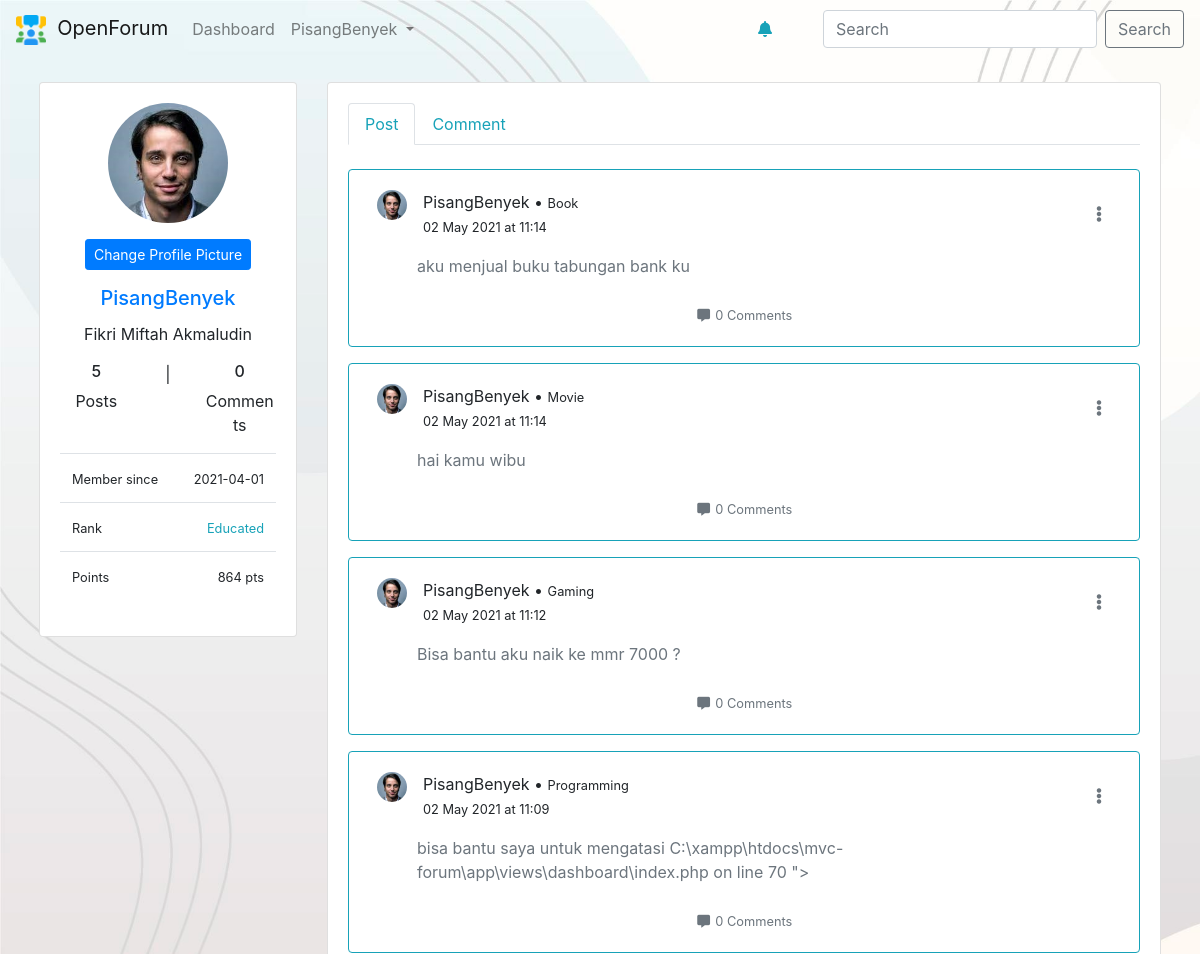
Page /profile (signed in, upper part) on the earlier database version.
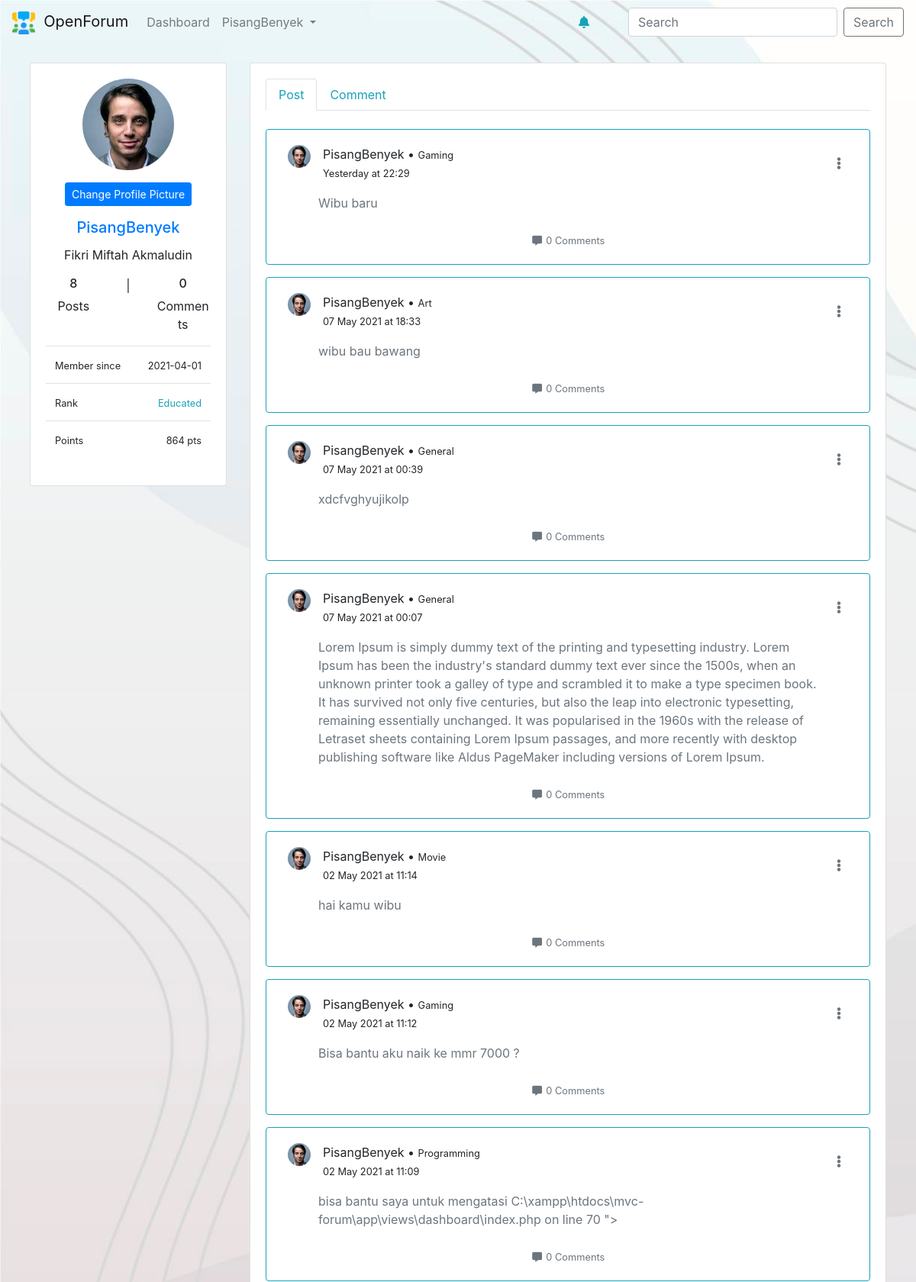
Same page on the later database version.
### tables this page shows
CREATE TABLE `users` (
  `id` int(11) NOT NULL,
  `fullname` varchar(100) NOT NULL,
  `username` varchar(100) NOT NULL,
  `email` varchar(100) NOT NULL,
  `password` varchar(255) NOT NULL,
  `photo` varchar(100) NOT NULL DEFAULT 'user.png',
  `register_date` date NOT NULL DEFAULT current_timestamp(),
  `rank` enum('Newbie','Helper','Ambitious','Educated','Expert','Professional','Genius') NOT NULL DEFAULT 'Newbie',
  `points` int(11) NOT NULL DEFAULT 0
);

CREATE TABLE `posts` (
  `id` int(11) NOT NULL,
  `owner` int(11) NOT NULL,
  `content` mediumtext NOT NULL,
  `category` varchar(25) NOT NULL DEFAULT 'General',
  `time_posted` datetime NOT NULL DEFAULT current_timestamp()
);

### app/core/Controller.php (called while the page is built, shortened)
<?php
class Controller{
	public function view($view, $data = [])
	{
		require_once '../app/views/' . $view . '.php' ;
	}
	public function model($model)
	{
		return new $model;
	}
}

### app/controllers/Profile.php (called while the page is built, shortened)
<?php
class Profile extends Controller {
	public function index()
	{
		$data['user'] = $this->model('User_model')->getUserData($_SESSION['UserLoggedIn']);
		$data['totalComment'] = $this->model('Comment_model')->countMyComments($data['user']['id']);
		$data['userPost'] = $this->model('Post_model')->getPostFromThisUser($data['user']['id']);
		$data['postCount'] = $this->model('Post_model')->countPostFromThisUser($data['user']['id']);
		for ($i=0; $i < $data['postCount'] ; $i++) {
			$timeConvert = $this->model('Post_model')->convertTime($data['userPost'][$i]['time_posted']);
			$commentCount = $this->model('Comment_model')->commentCount($data['userPost'][$i]['id']);
			$data['userPost'][$i]['comments'] = $commentCount;
			$data['userPost'][$i]['date'] = $timeConvert['date'];
			$data['userPost'][$i]['hour'] = $timeConvert['hour'];
		}
		$data['myComments'] = $this->model('Comment_model')->getAllMyComments($data['user']['id']);
		$data['ntf'] = $this->model('Notification_model')->notificationLoader($data['user']['id']);
		$data['ntfCount'] = $this->model('Notification_model')->notificationCount($data['user']['id']);
		$data['title'] = "Profile";
		$this->view('template/header',$data);
		$this->view('template/nav-inside',$data);
		$this->view('template/profile-left-panel',$data);
		$this->view('profile/index',$data);
	}
}

### app/core/App.php (called while the page is built, shortened)
<?php
class App{
	protected $method = 'index';
	protected $params = [];
	public function __construct()
	{
		$this->controller = new $this->controller;
		call_user_func_array([$this->controller, $this->method], $this->params);
	}
}

### public/index.php (called while the page is built, shortened)
<?php
$app = new App;

### app/core/Database.php (called while the page is built, shortened)
<?php
class Database {
    private $host = DB_HOST;
    private $user = DB_USER;
    private $pass = DB_PASS;
    private $db_name = DB_NAME;
    private $dbh;
    private $stmt;
    public function __construct()
    {
        $dsn = 'mysql:host=' . $this->host . ';dbname=' . $this->db_name;
        $option = [
            PDO::ATTR_PERSISTENT => true,
            PDO::ATTR_ERRMODE => PDO::ERRMODE_EXCEPTION
        ];
        try {
            $this->dbh = new PDO($dsn, $this->user, $this->pass, $option);
        } catch(PDOException $e) {
            die($e->getMessage());
        }
    }
    public function query($query)
    {
        $this->stmt = $this->dbh->prepare($query);
    }
    public function bind($param, $value, $type = null)
    {
        if( is_null($type) ) {
            switch( true ) {
                default :
                    $type = PDO::PARAM_STR;
            }
        }
        $this->stmt->bindValue($param, $value, $type);
    }
    public function execute()
    {
        $this->stmt->execute();
    }
    public function resultSet()
    {
        $this->execute();
        return $this->stmt->fetchAll(PDO::FETCH_ASSOC);
    }
    public function single()
    {
        $this->execute();
        return $this->stmt->fetch(PDO::FETCH_ASSOC);
    }
    public function rowCount()
    {
        return $this->stmt->rowCount();
    }
}

### app/models/User_model.php (called while the page is built, shortened)
<?php
class User_model {
    private $db;
    public function __construct()
    {
        $this->db = new Database;
    }
    public function getUserData($data)
    {
        $username = $_SESSION['UserLoggedIn'];
        $this->db->query('SELECT * FROM users WHERE username=:username');
        $this->db->bind('username',$username);
        return $this->db->single();
    }
}

### app/models/Post_model.php (called while the page is built, shortened)
<?php
class Post_model
{
	public function __construct()
	{
        $this->db = new Database;
	}
	public function getPostFromThisUser($data)
	{
		$ownerid = $data;
		$this->db->query('SELECT * FROM posts WHERE owner=:ownerid ORDER BY id DESC');
		$this->db->bind('ownerid',$ownerid);
		return $this->db->resultSet();
	}
	public function countPostFromThisUser($user)
	{
		$this->db->query('SELECT * FROM posts WHERE owner=:ownerid');
		$this->db->bind('ownerid',$user);
		$this->db->execute();
		$total  = $this->db->rowCount();
		return $total;
	}
}

### app/models/Comment_model.php (called while the page is built, shortened)
<?php
class Comment_model
{
	public function __construct()
	{
        $this->db = new Database;
	}
	public function commentCount($postId)
	{
		$this->db->query('SELECT * FROM comments WHERE post_id =:postId');
		$this->db->bind('postId' , $postId);
		$this->db->execute();
		return $this->db->rowCount();
	}
	public function countMyComments($userId)
	{
		$this->db->query('SELECT * FROM comments WHERE commenter=:userId');
		$this->db->bind('userId',$userId);
		$this->db->execute();
		return $this->db->rowCount();
	}
	public function getAllMyComments($userId)
	{
		$this->db->query('SELECT * FROM comments WHERE commenter=:userId ORDER BY id DESC');
		$this->db->bind('userId',$userId);
		$this->db->execute();
		return $this->db->resultSet();
	}
}

### app/views/profile/index.php (the view, shortened to what this page needs)
	<div class="col-md-9">
		<div class="card">
			<div class="card-body">
				<ul class="nav nav-tabs" id="myTab" role="tablist">
				  <li class="nav-item" role="presentation">
				    <a class="nav-link active text-info" id="post-tab" data-toggle="tab" href="#post" role="tab" aria-controls="post" aria-selected="true">Post</a>
				  </li>
				  <li class="nav-item" role="presentation">
				    <a class="nav-link text-info" id="comment-tab" data-toggle="tab" href="#comment" role="tab" aria-controls="comment" aria-selected="false">Comment</a>
				  </li>
				</ul>
				<div class="tab-content" id="myTabContent">
				  <div class="tab-pane fade show active pt-4" id="post" role="tabpanel" aria-labelledby="post-tab">
				  	<?php foreach ($data['userPost'] as $myPost): ?>
				  		<div class="card mb-3 border border-info">
							<div class="card-body">
								<div>
									<div class="row mx-1 d-flex justify-content-between">
										<div class="row mx-1">
											<img src="<?=ROOTURL ?>/public/assets/img/profile-img/<?=$data['user']['photo'] ?>" height="30px" width="30px" class="rounded-circle">&emsp;
											<div>
												<span class="mb-0 pb-0"><?=$data['user']['username'] ?> &bull; <small><?=$myPost['category']?></small></span><br>
												<small class="text-muted mt-0"></small><small><?=$myPost['date'].' at '.$myPost['hour']?></small>
											</div>
										</div>
										<div class="btn-group dropleft">
										  <button class="btn bg-transparent" type="button" id="dropdownMenuButton" data-toggle="dropdown" aria-haspopup="true" aria-expanded="false">
										  	<i class="fas fa-ellipsis-v text-muted"></i>
										  </button>
										</div>
									</div>
									<div class="mx-5 mt-3">
										<a href="post/<?=$myPost['id'] ?>" class="card-text deco-none">
											<p class="text-muted"><?=$myPost['content']?></p>
										</a>
									</div>
									<div class="d-flex justify-content-center mt-4">
										<div class="text-center">
											<a href="post/<?=$myPost['id'] ?>" class="deco-none text-secondary">
												<small><i class="fas fa-comment-alt fa-fw"></i> <?= $myPost['comments'] ?> Comments</small>
											</a>
										</div>
									</div>
								</div>
							</div>
						</div>
				  	<?php endforeach ?>
				  </div>
				</div>
			</div>
		</div>
	</div>
</div>

### app/views/template/header.php (shortened to what this page needs)
<!DOCTYPE html>
<html>
<head>
	<link rel="stylesheet" href="https://cdn.jsdelivr.net/npm/bootstrap@4.6.0/dist/css/bootstrap.min.css">
	<link rel="stylesheet" type="text/css" href="<?= ROOTURL ?>/public/assets/css/global.css">
	<link rel="stylesheet" href="https://use.fontawesome.com/releases/v5.15.3/css/all.css">
</head>
<body>

### app/views/template/nav-inside.php (shortened to what this page needs)
<nav class="navbar navbar-expand-lg navbar-light ">
  <a class="navbar-brand" href="<?=ROOTURL ?>/dashboard">
    <img width="30" height="30" src="<?= ROOTURL ?>/public/assets/img/discuss.png">
    &nbsp;OpenForum
  </a>
  <div class="collapse navbar-collapse" id="navbarCollapse">
    <ul class="navbar-nav mr-auto">
      <li class="nav-item">
        <a class="nav-link" href="<?=ROOTURL ?>/dashboard">Dashboard</a>
      </li>
      <li class="nav-item dropdown">
        <a class="nav-link dropdown-toggle" href="#" id="navbarDropdown" role="button" data-toggle="dropdown" aria-haspopup="true" aria-expanded="false">
          <?= $_SESSION['UserLoggedIn'] ?>
        </a>
      </li>
    </ul>
    <div class="dropdown">
      <a href id="dropdownMenuButton" class="mx-5 text-info" data-toggle="dropdown" aria-haspopup="true" aria-expanded="false"><i class="fas fa-bell fa-fw"></i></a>
    </div>
    <form class="form-inline mt-2 mt-md-0" action="<?=ROOTURL ?>/search" method="post">
      <input class="form-control mr-sm-2" type="text" placeholder="Search" name="search" aria-label="Search">
      <button class="btn btn-outline-secondary my-2 my-sm-0" type="submit">Search</button>
    </form>
  </div>
</nav>

### app/views/template/profile-left-panel.php
<div class="row mx-4 mt-4">
	<div class="col-md-3">
		<div class="card">
			<div class="card-body">
				<div class="d-flex justify-content-center">
					<img class="rounded-circle" width="120px" height="120px" src="<?= ROOTURL ?>/public/assets/img/profile-img/<?=$data['user']['photo']?>">
				</div>
				<div class="d-flex justify-content-center mt-3">
					<button type="button" class="btn btn-sm btn-primary" data-toggle="modal" data-target="#exampleModal">
					  Change Profile Picture
					</button>
				</div>
				<h5 class="card-title text-primary text-center mt-3"><?=$data['user']['username']?></h5>
				<p class="text-center "><?=$data['user']['fullname']?></p>
				<div class="row d-flex justify-content-between text-center mt-3">
					<div class="col-md-5">
						<h6><?= $data['postCount'] ?></h6> Posts
					</div>
					<div class="col-md-2">
						|
					</div>
					<div class="col-md-5">
						<h6><?= $data['totalComment'] ?></h6> Comments
					</div>
				</div>
				<table class="table mt-3">
					<tr>
						<td class="text-left"><small>Member since</small></td>
						<td class="text-right"><small><?=$data['user']['register_date']?></small></td>
					</tr>
					<tr>
						<td class="text-left"><small>Rank</small></td>
						<td class="text-right text-info"><small><?=$data['user']['rank']?></small></td>
					</tr>
					<tr>
						<td class="text-left"><small>Points</small></td>
						<td class="text-right"><small><?=$data['user']['points']?> pts</small></td>
					</tr>
				</table>
			</div>
		</div>
	</div>

### public/assets/css/global.css (style rules this page uses)
body { background-image: url('../img/wave.jpg'); background-repeat: none; background-attachment: fixed; background-size: cover; }
a.deco-none { text-decoration: none; }

Differences in the rows shown:
removed posts: users.photo (picture), $data['user']['username'] "PisangBenyek", category "Book", date "02 May 2021", hour "11:14", content "aku menjual buku tabungan bank ku", comments "0"
added posts: users.photo (picture), $data['user']['username'] "PisangBenyek", category "Gaming", date "Yesterday", hour "22:29", content "Wibu baru", comments "0"
added posts: users.photo (picture), $data['user']['username'] "PisangBenyek", category "Art", date "07 May 2021", hour "18:33", content "wibu bau bawang", comments "0"
added posts: users.photo (picture), $data['user']['username'] "PisangBenyek", category "General", date "07 May 2021", hour "00:39", content "xdcfvghyujikolp", comments "0"
added posts: users.photo (picture), $data['user']['username'] "PisangBenyek", category "General", date "07 May 2021", hour "00:07", content "Lorem Ipsum is simply dummy text of the printing and typesetting industry. Lorem Ipsum has been the industry's standard dummy text ever since the 1500s, when an unknown printer took a galley of type and scrambled it to make a type specimen book. It has survived not only five centuries, but also the leap into electronic typesetting, remaining essentially unchanged. It was popularised in the 1960s with the release of Letraset sheets containing Lorem Ipsum passages, and more recently with desktop publishing software like Aldus PageMaker including versions of Lorem Ipsum.", comments "0"
Other differences:
$data['postCount']: "5" → "8"
